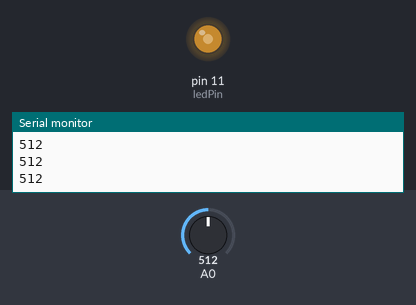
Recording of a sketch running on a simulated Arduino Uno, built with avr-gcc and run on an emulated ATmega328P. On the bench: output pins drawn as LEDs (lit = HIGH), the last lines printed to the serial monitor. Inputs (shaded band) come from the test bench; at power-on: A0 = 512.

Above: at 1.2 s.
1.3 s: A0 set to 716
At 1.9 s:
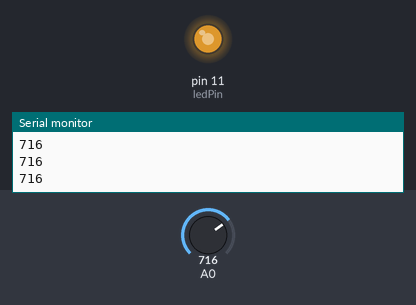
2.8 s: A0 set to 900
At 3.2 s:
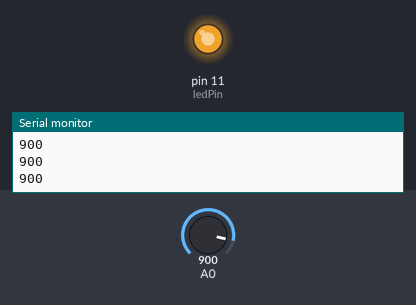
4.3 s: A0 set to 122
At 5.4 s:
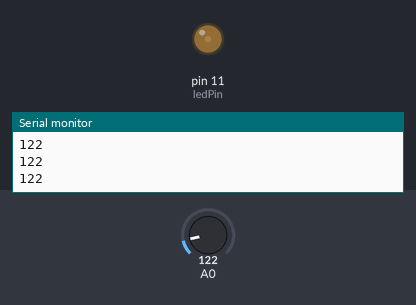
5.8 s: A0 set to 0
At 6.6 s:
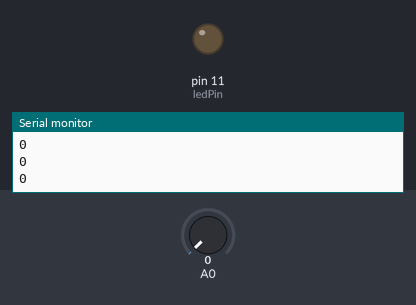
7.3 s: A0 set to 511
At 7.7 s:
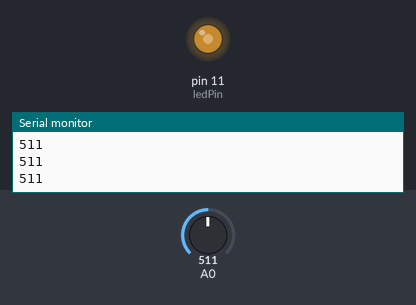
Timing chart, 0 to 9.8 s (numbered marks = the images above; inputs shaded):
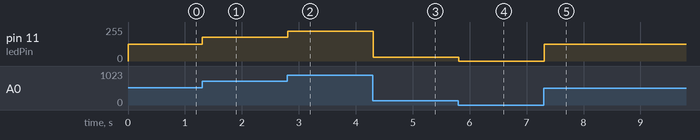

The sketch:

lightAndLed.ino
```cpp
int ledPin = 11;

// the setup routine runs once when you press reset:
void setup() {
  // initialize serial communication at 9600 bits per second:
  Serial.begin(9600);
  // set the led into output mode
  pinMode(ledPin, OUTPUT);
}

// the loop routine runs over and over again forever:
void loop() {
  // read the input on analog pin 0:
  int sensorValue = analogRead(A0);
  // print out the value you read:
  Serial.println(sensorValue);
  // escale the arduino ADC (analogRead) range of 1024 steps (0-1023) to the arduino PWM (analogWrite) of 256 steps (0-255)
  int brightness = map(sensorValue, 0, 1023, 0, 255);
  // set the pin to the appropiate brightness from 0 to 255
  analogWrite(ledPin, brightness);

  delay(1);        // delay in between reads for stability
}
```

Measured:
- after the input at 1.3 s, pin 11 (ledPin): 127/255 → 178/255 at once
- after the input at 2.8 s, pin 11 (ledPin): 178/255 → 224/255 at once
- after the input at 4.3 s, pin 11 (ledPin): 224/255 → 30/255 at once
- after the input at 5.8 s, pin 11 (ledPin): 30/255 → 0/255 at once
- after the input at 7.3 s, pin 11 (ledPin): 0/255 → 127/255 at once
